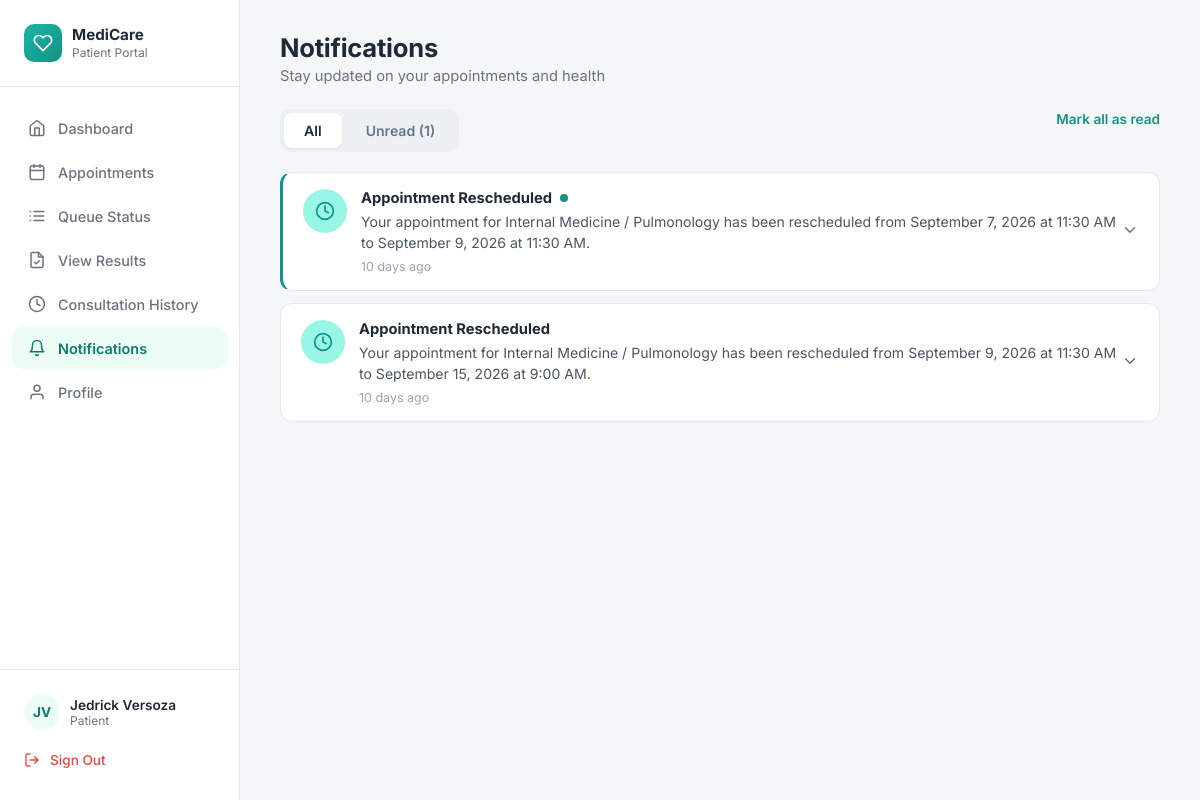
Screenshot of /patient/notifications.php (signed in) with the database file from the repository.
### tables this page shows
CREATE TABLE IF NOT EXISTS `patients` (
  `PatientID` int NOT NULL AUTO_INCREMENT,
  `UserID` int NOT NULL,
  `CivilStatus` varchar(50) DEFAULT NULL,
  `Religion` varchar(50) DEFAULT NULL,
  `IsPWD` tinyint(1) NOT NULL DEFAULT '0',
  `DisabilityType` varchar(100) DEFAULT NULL,
  `BloodType` varchar(5) DEFAULT NULL,
  `Allergies` text,
  `PastMedicalCondition` text,
  `CurrentMedication` text,
  `FamilyMedicalHistory` text,
  `EmergencyContactName` varchar(100) DEFAULT NULL,
  `EmergencyContactNo` varchar(20) DEFAULT NULL,
  `EmergencyRelation` varchar(50) DEFAULT NULL,
  `CreatedAt` datetime NOT NULL DEFAULT CURRENT_TIMESTAMP,
  `UpdatedAt` datetime NOT NULL DEFAULT CURRENT_TIMESTAMP ON UPDATE CURRENT_TIMESTAMP,
  PRIMARY KEY (`PatientID`),
  KEY `FK_Patients_Users` (`UserID`)
);

CREATE TABLE IF NOT EXISTS `users` (
  `UserID` int NOT NULL AUTO_INCREMENT,
  `RoleID` int NOT NULL,
  `FirstName` varchar(100) NOT NULL,
  `MiddleName` varchar(100) DEFAULT NULL,
  `LastName` varchar(100) NOT NULL,
  `Email` varchar(191) NOT NULL,
  `Password` varchar(255) NOT NULL,
  `Sex` varchar(13) NOT NULL,
  `DateOfBirth` date DEFAULT NULL,
  `ContactNumber` varchar(20) DEFAULT NULL,
  `Address` text,
  `Status` varchar(50) NOT NULL DEFAULT 'Active',
  `CreatedAt` datetime NOT NULL DEFAULT CURRENT_TIMESTAMP,
  `FailedAttempts` int DEFAULT '0',
  `LockUntil` datetime DEFAULT NULL,
  `ResetToken` varchar(255) DEFAULT NULL,
  `TokenExpiry` datetime DEFAULT NULL,
  `ProfilePhoto` varchar(255) DEFAULT NULL,
  `LastLogin` datetime DEFAULT NULL,
  `ReminderPreference` varchar(20) DEFAULT 'email',
  `ReceiveReminders` tinyint(1) DEFAULT '1',
  PRIMARY KEY (`UserID`),
  UNIQUE KEY `Email` (`Email`),
  KEY `FK_Users_Roles` (`RoleID`)
);

CREATE TABLE IF NOT EXISTS `notifications` (
  `NotificationID` int NOT NULL AUTO_INCREMENT,
  `UserID` int NOT NULL,
  `Title` varchar(255) NOT NULL,
  `Message` text NOT NULL,
  `Type` varchar(100) DEFAULT NULL,
  `RelatedID` int DEFAULT NULL,
  `RelatedTable` varchar(100) DEFAULT NULL,
  `IsRead` bit(1) NOT NULL DEFAULT b'0',
  `PriorityLevel` varchar(50) NOT NULL DEFAULT 'Low',
  `SentAt` datetime DEFAULT NULL,
  `ReadAt` datetime DEFAULT NULL,
  `CreatedAt` datetime NOT NULL DEFAULT CURRENT_TIMESTAMP,
  PRIMARY KEY (`NotificationID`),
  KEY `fk_notifications_user` (`UserID`)
);

### patient/notifications.php (the view, shortened to what this page needs)
<?php
require_once __DIR__ . '/../includes/db.php';
$userID = (int) $_SESSION['UserID'];
$patientStmt = mysqli_prepare(
    $conn,
    'SELECT
        p.PatientID,
        u.FirstName,
        u.MiddleName,
        u.LastName,
        u.ProfilePhoto
     FROM patients p
     INNER JOIN users u ON p.UserID = u.UserID
     WHERE p.UserID = ?
     LIMIT 1'
);
mysqli_stmt_bind_param($patientStmt, 'i', $userID);
mysqli_stmt_execute($patientStmt);
$patientResult = mysqli_stmt_get_result($patientStmt);
$patient = mysqli_fetch_assoc($patientResult);
$initials = strtoupper(substr($patient['FirstName'], 0, 1) . substr($patient['LastName'], 0, 1));
$fullName = trim($patient['FirstName'] . ' '
    . ($patient['MiddleName'] ? $patient['MiddleName'] . ' ' : '')
    . $patient['LastName']);
$notifStmt = mysqli_prepare(
    $conn,
    'SELECT
        NotificationID,
        Title,
        Message,
        Type,
        IsRead,
        PriorityLevel,
        SentAt,
        CreatedAt
     FROM notifications
     WHERE UserID = ?
     ORDER BY IsRead ASC, CreatedAt DESC'
);
mysqli_stmt_bind_param($notifStmt, 'i', $userID);
mysqli_stmt_execute($notifStmt);
$notifResult = mysqli_stmt_get_result($notifStmt);
$notifications = [];
$unreadCount = 0;
while ($row = mysqli_fetch_assoc($notifResult)) {
    $row['IsRead'] = (int) $row['IsRead'];
    if (!$row['IsRead']) $unreadCount++;
    $notifications[] = $row;
}
function timeAgo($datetime) {
    $now = new DateTime();
    $past = new DateTime($datetime);
    $diff = $now->diff($past);
    if ($diff->d > 0) return $diff->d . ' day' . ($diff->d > 1 ? 's' : '') . ' ago';
    return 'Just now';
}
function getNotifStyle($type, $priority) {
    $type = strtolower($type ?? '');
    if (strpos($type, 'appointment') !== false || strpos($type, 'reminder') !== false) {
        return ['icon' => 'clock', 'bg' => '#99F6E4', 'color' => '#0D9488'];
    }
    return ['icon' => 'info', 'bg' => '#BFDBFE', 'color' => '#2563EB'];
}
?>
<!DOCTYPE html>
<html lang="en">
<head>
<link rel="stylesheet" href="../assets/css/patient/patient_dashboard.css">
</head>
<body>
<div class="app">
  <aside class="sidebar">
    <div class="sidebar-brand">
      <div class="brand-icon">
        <svg viewBox="0 0 24 24" fill="none" stroke="currentColor" stroke-width="2" stroke-linecap="round" stroke-linejoin="round"><path d="M20.84 4.61a5.5 5.5 0 0 0-7.78 0L12 5.67l-1.06-1.06a5.5 5.5 0 0 0-7.78 7.78l1.06 1.06L12 21.23l7.78-7.78 1.06-1.06a5.5 5.5 0 0 0 0-7.78z"/></svg>
      </div>
      <div class="brand-text">
        <div class="brand-title">MediCare</div>
        <div class="brand-sub">Patient Portal</div>
      </div>
    </div>
    <ul class="nav-list">
  <li>
    <a href="patient_dashboard.php" class="nav-item">
      <svg viewBox="0 0 24 24" fill="none" stroke="currentColor" stroke-width="2" stroke-linecap="round" stroke-linejoin="round"><path d="M3 9l9-7 9 7v11a2 2 0 0 1-2 2H5a2 2 0 0 1-2-2z"/><path d="M9 22V12h6v10"/></svg>
      Dashboard
    </a>
  </li>
  <li>
    <a href="patient_appointment.php" class="nav-item">
      <svg viewBox="0 0 24 24" fill="none" stroke="currentColor" stroke-width="2" stroke-linecap="round" stroke-linejoin="round"><rect x="3" y="4" width="18" height="18" rx="2"/><path d="M16 2v4M8 2v4M3 10h18"/></svg>
      Appointments
    </a>
  </li>
  <li>
    <a href="queue_status.php" class="nav-item">
      <svg viewBox="0 0 24 24" fill="none" stroke="currentColor" stroke-width="2" stroke-linecap="round" stroke-linejoin="round"><path d="M8 6h13M8 12h13M8 18h13M3 6h.01M3 12h.01M3 18h.01"/></svg>
      Queue Status
    </a>
  </li>
  <li>
    <a href="view_results.php" class="nav-item">
      <svg viewBox="0 0 24 24" fill="none" stroke="currentColor" stroke-width="2" stroke-linecap="round" stroke-linejoin="round"><path d="M14 2H6a2 2 0 0 0-2 2v16a2 2 0 0 0 2 2h12a2 2 0 0 0 2-2V8z"/><path d="M14 2v6h6"/><path d="M9 15l2 2 4-4"/></svg>
      View Results
    </a>
  </li>
  <li>
    <a href="consultation_history.php" class="nav-item">
      <svg viewBox="0 0 24 24" fill="none" stroke="currentColor" stroke-width="2" stroke-linecap="round" stroke-linejoin="round"><circle cx="12" cy="12" r="10"/><polyline points="12 6 12 12 16 14"/></svg>
      Consultation History
    </a>
  </li>
  <li>
    <a href="notifications.php" class="nav-item active">
      <svg viewBox="0 0 24 24" fill="none" stroke="currentColor" stroke-width="2" stroke-linecap="round" stroke-linejoin="round"><path d="M18 8A6 6 0 0 0 6 8c0 7-3 9-3 9h18s-3-2-3-9"/><path d="M13.73 21a2 2 0 0 1-3.46 0"/></svg>
      Notifications
    </a>
  </li>
  <li>
    <a href="patient_profile.php" class="nav-item">
      <svg viewBox="0 0 24 24" fill="none" stroke="currentColor" stroke-width="2" stroke-linecap="round" stroke-linejoin="round"><path d="M20 21v-2a4 4 0 0 0-4-4H8a4 4 0 0 0-4 4v2"/><circle cx="12" cy="7" r="4"/></svg>
      Profile
    </a>
  </li>
</ul>
    <div class="sidebar-footer">
      <div class="sidebar-user">
        <?php if (!empty($patient['ProfilePhoto'])): ?>
        <div class="user-avatar"><img src="../<?php echo htmlspecialchars($patient['ProfilePhoto']); ?>" alt="Photo" style="width:100%;height:100%;border-radius:50%;object-fit:cover;"></div>
        <?php else: ?>
        <div class="user-avatar"><?php echo $initials; ?></div>
        <?php endif; ?>
        <div>
          <div class="user-name"><?php echo htmlspecialchars($fullName); ?></div>
          <div class="user-role">Patient</div>
        </div>
      </div>
      <a class="sign-out" href="../auth/logout.php" onclick="return confirm('Are you sure you want to sign out?');">
        <svg viewBox="0 0 24 24" fill="none" stroke="currentColor" stroke-width="2" stroke-linecap="round" stroke-linejoin="round"><path d="M9 21H5a2 2 0 0 1-2-2V5a2 2 0 0 1 2-2h4"/><polyline points="16 17 21 12 16 7"/><line x1="21" y1="12" x2="9" y2="12"/></svg>
        Sign Out
      </a>
    </div>
  </aside>
  <main class="main">
    <div class="page-header">
      <h1>Notifications</h1>
      <p>Stay updated on your appointments and health</p>
    </div>
    <div class="notif-toolbar">
      <div class="tab-switch">
        <button class="tab-btn active" onclick="filterNotifs('all')">All</button>
        <button class="tab-btn" onclick="filterNotifs('unread')">Unread<?php if ($unreadCount > 0): ?> (<?php echo $unreadCount; ?>)<?php endif; ?></button>
      </div>
      <?php if ($unreadCount > 0): ?>
        <form method="POST" style="display:inline;">
          <button type="submit" class="btn-mark-all-read">Mark all as read</button>
        </form>
      <?php endif; ?>
    </div>
    <div class="notif-list" id="notifList">
      <?php if (empty($notifications)): ?>
        <div class="empty-state">
          <div class="empty-icon">
            <svg viewBox="0 0 24 24" fill="none" stroke="currentColor" stroke-width="1.5" stroke-linecap="round" stroke-linejoin="round"><path d="M18 8A6 6 0 0 0 6 8c0 7-3 9-3 9h18s-3-2-3-9"/><path d="M13.73 21a2 2 0 0 1-3.46 0"/></svg>
          </div>
          <h3>No Notifications</h3>
          <p>You're all caught up! Notifications about appointments and health updates will appear here.</p>
        </div>
      <?php else: ?>
        <?php foreach ($notifications as $notif): ?>
          <?php $style = getNotifStyle($notif['Type'], $notif['PriorityLevel']); ?>
          <div class="notif-card <?php echo !$notif['IsRead'] ? 'unread' : 'read'; ?>" data-read="<?php echo $notif['IsRead']; ?>" onclick="toggleNotifCard(this)">
            <div class="notif-card-header">
              <div class="notif-card-left">
                <div class="notif-icon-badge" style="background: <?php echo $style['bg']; ?>; color: <?php echo $style['color']; ?>;">
                  <?php if ($style['icon'] === 'clock'): ?>
                    <svg viewBox="0 0 24 24" fill="none" stroke="currentColor" stroke-width="2" stroke-linecap="round" stroke-linejoin="round"><circle cx="12" cy="12" r="10"/><polyline points="12 6 12 12 16 14"/></svg>
                  <?php elseif ($style['icon'] === 'file'): ?>
                    <svg viewBox="0 0 24 24" fill="none" stroke="currentColor" stroke-width="2" stroke-linecap="round" stroke-linejoin="round"><path d="M14 2H6a2 2 0 0 0-2 2v16a2 2 0 0 0 2 2h12a2 2 0 0 0 2-2V8z"/><path d="M14 2v6h6"/><path d="M9 15l2 2 4-4"/></svg>
                  <?php elseif ($style['icon'] === 'pill'): ?>
                    <svg viewBox="0 0 24 24" fill="none" stroke="currentColor" stroke-width="2" stroke-linecap="round" stroke-linejoin="round"><path d="m10.5 1.5 3 3-8.5 8.5a2.12 2.12 0 0 0 3 3l8.5-8.5 3 3"/><path d="m7.5 7.5 3 3"/></svg>
                  <?php else: ?>
                    <svg viewBox="0 0 24 24" fill="none" stroke="currentColor" stroke-width="2" stroke-linecap="round" stroke-linejoin="round"><circle cx="12" cy="12" r="10"/><line x1="12" y1="16" x2="12" y2="12"/><line x1="12" y1="8" x2="12.01" y2="8"/></svg>
                  <?php endif; ?>
                </div>
                <div class="notif-card-info">
                  <div class="notif-card-title-row">
                    <span class="notif-card-title"><?php echo htmlspecialchars($notif['Title']); ?></span>
                    <?php if (!$notif['IsRead']): ?>
                      <span class="notif-unread-dot"></span>
                    <?php endif; ?>
                  </div>
                  <div class="notif-card-message"><?php echo htmlspecialchars($notif['Message']); ?></div>
                  <div class="notif-card-time"><?php echo timeAgo($notif['CreatedAt']); ?></div>
                </div>
              </div>
              <div class="notif-card-chevron">
                <svg viewBox="0 0 24 24" fill="none" stroke="currentColor" stroke-width="2" stroke-linecap="round" stroke-linejoin="round"><polyline points="6 9 12 15 18 9"/></svg>
              </div>
            </div>
          </div>
        <?php endforeach; ?>
      <?php endif; ?>
    </div>
  </main>
</div>
</body>
</html>

### rows the page displays
patients: UserID.LastName "JV", UserID.LastName "Jedrick Versoza"
notifications: Type "Appointment" (drawn), Title "Appointment Rescheduled", IsRead "0" (drawn), Message "Your appointment for Internal Medicine / Pulmonology has been rescheduled from September 7, 2026 at 11:30 AM to September 9, 2026 at 11:30 AM.", CreatedAt "10 days ago"
notifications: Type "Appointment" (drawn), Title "Appointment Rescheduled", Message "Your appointment for Internal Medicine / Pulmonology has been rescheduled from September 9, 2026 at 11:30 AM to September 15, 2026 at 9:00 AM.", CreatedAt "10 days ago"

### other values shown
$unreadCount "1"
